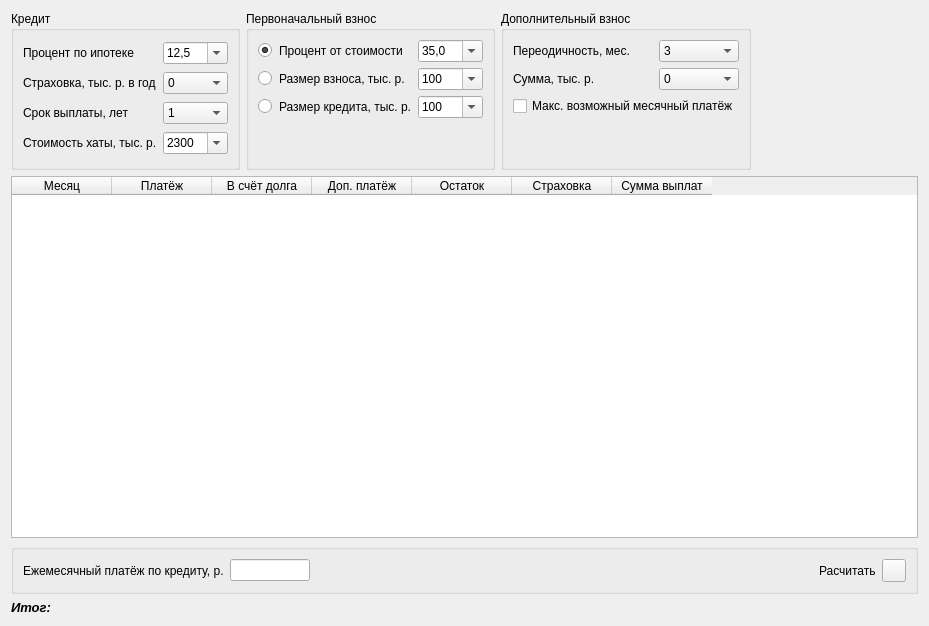
<?xml version="1.0" encoding="UTF-8"?>
<ui version="4.0">
 <class>MainWidget</class>
 <widget class="QWidget" name="MainWidget">
  <property name="geometry">
   <rect>
    <x>0</x>
    <y>0</y>
    <width>929</width>
    <height>626</height>
   </rect>
  </property>
  <property name="windowTitle">
   <string>Растчёты ипотечного кредита, тип платежа - аннуитетный!</string>
  </property>
  <layout class="QGridLayout" name="gridLayout_4">
   <item row="0" column="0">
    <widget class="QGroupBox" name="groupBox">
     <property name="title">
      <string>Кредит</string>
     </property>
     <layout class="QGridLayout" name="gridLayout">
      <item row="0" column="0">
       <widget class="QLabel" name="label_2">
        <property name="text">
         <string>Процент по ипотеке</string>
        </property>
       </widget>
      </item>
      <item row="0" column="1">
       <widget class="QComboBox" name="creditPercentComboBox">
        <property name="maximumSize">
         <size>
          <width>80</width>
          <height>16777215</height>
         </size>
        </property>
        <property name="editable">
         <bool>true</bool>
        </property>
        <property name="currentIndex">
         <number>7</number>
        </property>
        <item>
         <property name="text">
          <string>9,0</string>
         </property>
        </item>
        <item>
         <property name="text">
          <string>9,5</string>
         </property>
        </item>
        <item>
         <property name="text">
          <string>10,0</string>
         </property>
        </item>
        <item>
         <property name="text">
          <string>10,5</string>
         </property>
        </item>
        <item>
         <property name="text">
          <string>11,0</string>
         </property>
        </item>
        <item>
         <property name="text">
          <string>11,5</string>
         </property>
        </item>
        <item>
         <property name="text">
          <string>12,0</string>
         </property>
        </item>
        <item>
         <property name="text">
          <string>12,5</string>
         </property>
        </item>
        <item>
         <property name="text">
          <string>13,0</string>
         </property>
        </item>
        <item>
         <property name="text">
          <string>13,5</string>
         </property>
        </item>
        <item>
         <property name="text">
          <string>14,0</string>
         </property>
        </item>
        <item>
         <property name="text">
          <string>14,5</string>
         </property>
        </item>
        <item>
         <property name="text">
          <string>15,0</string>
         </property>
        </item>
        <item>
         <property name="text">
          <string>15,5</string>
         </property>
        </item>
       </widget>
      </item>
      <item row="3" column="0">
       <widget class="QLabel" name="label_3">
        <property name="text">
         <string>Срок выплаты, лет</string>
        </property>
       </widget>
      </item>
      <item row="3" column="1">
       <widget class="QComboBox" name="yearsComboBox">
        <property name="maximumSize">
         <size>
          <width>80</width>
          <height>16777215</height>
         </size>
        </property>
        <property name="editable">
         <bool>false</bool>
        </property>
        <property name="currentIndex">
         <number>0</number>
        </property>
        <item>
         <property name="text">
          <string>1</string>
         </property>
        </item>
        <item>
         <property name="text">
          <string>2</string>
         </property>
        </item>
        <item>
         <property name="text">
          <string>3</string>
         </property>
        </item>
        <item>
         <property name="text">
          <string>4</string>
         </property>
        </item>
        <item>
         <property name="text">
          <string>5</string>
         </property>
        </item>
        <item>
         <property name="text">
          <string>6</string>
         </property>
        </item>
        <item>
         <property name="text">
          <string>7</string>
         </property>
        </item>
        <item>
         <property name="text">
          <string>8</string>
         </property>
        </item>
        <item>
         <property name="text">
          <string>9</string>
         </property>
        </item>
        <item>
         <property name="text">
          <string>10</string>
         </property>
        </item>
        <item>
         <property name="text">
          <string>11</string>
         </property>
        </item>
        <item>
         <property name="text">
          <string>12</string>
         </property>
        </item>
        <item>
         <property name="text">
          <string>13</string>
         </property>
        </item>
        <item>
         <property name="text">
          <string>14</string>
         </property>
        </item>
        <item>
         <property name="text">
          <string>15</string>
         </property>
        </item>
        <item>
         <property name="text">
          <string>16</string>
         </property>
        </item>
        <item>
         <property name="text">
          <string>17</string>
         </property>
        </item>
        <item>
         <property name="text">
          <string>18</string>
         </property>
        </item>
        <item>
         <property name="text">
          <string>19</string>
         </property>
        </item>
        <item>
         <property name="text">
          <string>20</string>
         </property>
        </item>
        <item>
         <property name="text">
          <string>21</string>
         </property>
        </item>
        <item>
         <property name="text">
          <string>22</string>
         </property>
        </item>
        <item>
         <property name="text">
          <string>23</string>
         </property>
        </item>
        <item>
         <property name="text">
          <string>24</string>
         </property>
        </item>
        <item>
         <property name="text">
          <string>25</string>
         </property>
        </item>
        <item>
         <property name="text">
          <string>30</string>
         </property>
        </item>
        <item>
         <property name="text">
          <string>35</string>
         </property>
        </item>
        <item>
         <property name="text">
          <string>40</string>
         </property>
        </item>
        <item>
         <property name="text">
          <string>45</string>
         </property>
        </item>
        <item>
         <property name="text">
          <string>50</string>
         </property>
        </item>
        <item>
         <property name="text">
          <string>100</string>
         </property>
        </item>
       </widget>
      </item>
      <item row="4" column="0">
       <widget class="QLabel" name="label">
        <property name="text">
         <string>Стоимость хаты, тыс. р.</string>
        </property>
       </widget>
      </item>
      <item row="4" column="1">
       <widget class="QComboBox" name="priceComboBox">
        <property name="maximumSize">
         <size>
          <width>80</width>
          <height>16777215</height>
         </size>
        </property>
        <property name="editable">
         <bool>true</bool>
        </property>
        <property name="currentIndex">
         <number>5</number>
        </property>
        <item>
         <property name="text">
          <string>1500</string>
         </property>
        </item>
        <item>
         <property name="text">
          <string>1800</string>
         </property>
        </item>
        <item>
         <property name="text">
          <string>2000</string>
         </property>
        </item>
        <item>
         <property name="text">
          <string>2100</string>
         </property>
        </item>
        <item>
         <property name="text">
          <string>2200</string>
         </property>
        </item>
        <item>
         <property name="text">
          <string>2300</string>
         </property>
        </item>
        <item>
         <property name="text">
          <string>2500</string>
         </property>
        </item>
        <item>
         <property name="text">
          <string>2700</string>
         </property>
        </item>
        <item>
         <property name="text">
          <string>3000</string>
         </property>
        </item>
        <item>
         <property name="text">
          <string>3300</string>
         </property>
        </item>
        <item>
         <property name="text">
          <string>3500</string>
         </property>
        </item>
        <item>
         <property name="text">
          <string>3700</string>
         </property>
        </item>
        <item>
         <property name="text">
          <string>4000</string>
         </property>
        </item>
        <item>
         <property name="text">
          <string>4500</string>
         </property>
        </item>
        <item>
         <property name="text">
          <string>5000</string>
         </property>
        </item>
        <item>
         <property name="text">
          <string>6000</string>
         </property>
        </item>
        <item>
         <property name="text">
          <string>7000</string>
         </property>
        </item>
        <item>
         <property name="text">
          <string>8000</string>
         </property>
        </item>
        <item>
         <property name="text">
          <string>10000</string>
         </property>
        </item>
       </widget>
      </item>
      <item row="2" column="0">
       <widget class="QLabel" name="label_4">
        <property name="text">
         <string>Страховка, тыс. р. в год</string>
        </property>
       </widget>
      </item>
      <item row="2" column="1">
       <widget class="QComboBox" name="insurancePercentComboBox">
        <property name="maximumSize">
         <size>
          <width>80</width>
          <height>16777215</height>
         </size>
        </property>
        <property name="editable">
         <bool>false</bool>
        </property>
        <property name="currentIndex">
         <number>0</number>
        </property>
        <item>
         <property name="text">
          <string>0</string>
         </property>
        </item>
        <item>
         <property name="text">
          <string>1</string>
         </property>
        </item>
        <item>
         <property name="text">
          <string>2</string>
         </property>
        </item>
        <item>
         <property name="text">
          <string>3</string>
         </property>
        </item>
        <item>
         <property name="text">
          <string>4</string>
         </property>
        </item>
        <item>
         <property name="text">
          <string>5</string>
         </property>
        </item>
        <item>
         <property name="text">
          <string>6</string>
         </property>
        </item>
        <item>
         <property name="text">
          <string>7</string>
         </property>
        </item>
        <item>
         <property name="text">
          <string>8</string>
         </property>
        </item>
        <item>
         <property name="text">
          <string>9</string>
         </property>
        </item>
        <item>
         <property name="text">
          <string>10</string>
         </property>
        </item>
        <item>
         <property name="text">
          <string>12</string>
         </property>
        </item>
        <item>
         <property name="text">
          <string>15</string>
         </property>
        </item>
        <item>
         <property name="text">
          <string>20</string>
         </property>
        </item>
        <item>
         <property name="text">
          <string>30</string>
         </property>
        </item>
        <item>
         <property name="text">
          <string>40</string>
         </property>
        </item>
        <item>
         <property name="text">
          <string>50</string>
         </property>
        </item>
        <item>
         <property name="text">
          <string>60</string>
         </property>
        </item>
        <item>
         <property name="text">
          <string>70</string>
         </property>
        </item>
        <item>
         <property name="text">
          <string>100</string>
         </property>
        </item>
       </widget>
      </item>
     </layout>
    </widget>
   </item>
   <item row="0" column="2">
    <widget class="QGroupBox" name="groupBox_3">
     <property name="title">
      <string>Дополнительный взнос</string>
     </property>
     <layout class="QGridLayout" name="gridLayout_3">
      <item row="0" column="0">
       <widget class="QLabel" name="label_7">
        <property name="text">
         <string>Переодичность, мес.</string>
        </property>
       </widget>
      </item>
      <item row="0" column="1">
       <widget class="QComboBox" name="morePeriodMonthComboBox">
        <property name="maximumSize">
         <size>
          <width>80</width>
          <height>16777215</height>
         </size>
        </property>
        <property name="editable">
         <bool>false</bool>
        </property>
        <property name="currentIndex">
         <number>2</number>
        </property>
        <item>
         <property name="text">
          <string>1</string>
         </property>
        </item>
        <item>
         <property name="text">
          <string>2</string>
         </property>
        </item>
        <item>
         <property name="text">
          <string>3</string>
         </property>
        </item>
        <item>
         <property name="text">
          <string>4</string>
         </property>
        </item>
        <item>
         <property name="text">
          <string>5</string>
         </property>
        </item>
        <item>
         <property name="text">
          <string>6</string>
         </property>
        </item>
        <item>
         <property name="text">
          <string>7</string>
         </property>
        </item>
        <item>
         <property name="text">
          <string>8</string>
         </property>
        </item>
        <item>
         <property name="text">
          <string>9</string>
         </property>
        </item>
        <item>
         <property name="text">
          <string>10</string>
         </property>
        </item>
        <item>
         <property name="text">
          <string>11</string>
         </property>
        </item>
        <item>
         <property name="text">
          <string>12</string>
         </property>
        </item>
       </widget>
      </item>
      <item row="1" column="0">
       <widget class="QLabel" name="label_8">
        <property name="text">
         <string>Сумма, тыс. р.</string>
        </property>
       </widget>
      </item>
      <item row="1" column="1">
       <widget class="QComboBox" name="morePaymentSumComboBox">
        <property name="maximumSize">
         <size>
          <width>80</width>
          <height>16777215</height>
         </size>
        </property>
        <property name="editable">
         <bool>false</bool>
        </property>
        <property name="currentIndex">
         <number>0</number>
        </property>
        <item>
         <property name="text">
          <string>0</string>
         </property>
        </item>
        <item>
         <property name="text">
          <string>5</string>
         </property>
        </item>
        <item>
         <property name="text">
          <string>10</string>
         </property>
        </item>
        <item>
         <property name="text">
          <string>15</string>
         </property>
        </item>
        <item>
         <property name="text">
          <string>20</string>
         </property>
        </item>
        <item>
         <property name="text">
          <string>25</string>
         </property>
        </item>
        <item>
         <property name="text">
          <string>30</string>
         </property>
        </item>
        <item>
         <property name="text">
          <string>35</string>
         </property>
        </item>
        <item>
         <property name="text">
          <string>40</string>
         </property>
        </item>
        <item>
         <property name="text">
          <string>45</string>
         </property>
        </item>
        <item>
         <property name="text">
          <string>50</string>
         </property>
        </item>
        <item>
         <property name="text">
          <string>60</string>
         </property>
        </item>
        <item>
         <property name="text">
          <string>70</string>
         </property>
        </item>
        <item>
         <property name="text">
          <string>80</string>
         </property>
        </item>
        <item>
         <property name="text">
          <string>100</string>
         </property>
        </item>
        <item>
         <property name="text">
          <string>120</string>
         </property>
        </item>
        <item>
         <property name="text">
          <string>150</string>
         </property>
        </item>
        <item>
         <property name="text">
          <string>200</string>
         </property>
        </item>
        <item>
         <property name="text">
          <string>250</string>
         </property>
        </item>
        <item>
         <property name="text">
          <string>300</string>
         </property>
        </item>
        <item>
         <property name="text">
          <string>500</string>
         </property>
        </item>
       </widget>
      </item>
      <item row="3" column="0">
       <spacer name="verticalSpacer">
        <property name="orientation">
         <enum>Qt::Vertical</enum>
        </property>
        <property name="sizeType">
         <enum>QSizePolicy::Minimum</enum>
        </property>
        <property name="sizeHint" stdset="0">
         <size>
          <width>20</width>
          <height>40</height>
         </size>
        </property>
       </spacer>
      </item>
      <item row="2" column="0" colspan="2">
       <widget class="QCheckBox" name="maxMonthPaymentCheckBox">
        <property name="text">
         <string>Макс. возможный месячный платёж</string>
        </property>
       </widget>
      </item>
     </layout>
    </widget>
   </item>
   <item row="1" column="0" colspan="4">
    <widget class="QTableWidget" name="resultTableWidget">
     <attribute name="verticalHeaderVisible">
      <bool>false</bool>
     </attribute>
     <column>
      <property name="text">
       <string>Месяц</string>
      </property>
     </column>
     <column>
      <property name="text">
       <string>Платёж</string>
      </property>
     </column>
     <column>
      <property name="text">
       <string>В счёт долга</string>
      </property>
     </column>
     <column>
      <property name="text">
       <string>Доп. платёж</string>
      </property>
     </column>
     <column>
      <property name="text">
       <string>Остаток</string>
      </property>
     </column>
     <column>
      <property name="text">
       <string>Страховка</string>
      </property>
     </column>
     <column>
      <property name="text">
       <string>Cумма выплат</string>
      </property>
     </column>
    </widget>
   </item>
   <item row="2" column="0" colspan="4">
    <widget class="QGroupBox" name="groupBox_4">
     <property name="title">
      <string/>
     </property>
     <layout class="QHBoxLayout" name="horizontalLayout">
      <item>
       <widget class="QLabel" name="label_11">
        <property name="text">
         <string>Ежемесячный платёж по кредиту, р.</string>
        </property>
       </widget>
      </item>
      <item>
       <widget class="QLineEdit" name="paymentLineEdit">
        <property name="maximumSize">
         <size>
          <width>80</width>
          <height>16777215</height>
         </size>
        </property>
        <property name="text">
         <string/>
        </property>
        <property name="readOnly">
         <bool>true</bool>
        </property>
       </widget>
      </item>
      <item>
       <spacer name="horizontalSpacer">
        <property name="orientation">
         <enum>Qt::Horizontal</enum>
        </property>
        <property name="sizeHint" stdset="0">
         <size>
          <width>40</width>
          <height>20</height>
         </size>
        </property>
       </spacer>
      </item>
      <item>
       <widget class="QLabel" name="label_10">
        <property name="text">
         <string>Расчитать</string>
        </property>
       </widget>
      </item>
      <item>
       <widget class="QToolButton" name="calcButton">
        <property name="text">
         <string/>
        </property>
       </widget>
      </item>
     </layout>
    </widget>
   </item>
   <item row="0" column="1">
    <widget class="QGroupBox" name="groupBox_2">
     <property name="sizePolicy">
      <sizepolicy hsizetype="Expanding" vsizetype="Preferred">
       <horstretch>0</horstretch>
       <verstretch>0</verstretch>
      </sizepolicy>
     </property>
     <property name="title">
      <string>Первоначальный взнос</string>
     </property>
     <layout class="QGridLayout" name="gridLayout_2">
      <item row="0" column="3">
       <widget class="QLabel" name="label_5">
        <property name="text">
         <string>Процент от стоимости</string>
        </property>
       </widget>
      </item>
      <item row="0" column="4">
       <widget class="QComboBox" name="firsPaymentPercentComboBox">
        <property name="maximumSize">
         <size>
          <width>80</width>
          <height>16777215</height>
         </size>
        </property>
        <property name="editable">
         <bool>true</bool>
        </property>
        <property name="currentIndex">
         <number>5</number>
        </property>
        <item>
         <property name="text">
          <string>10,0</string>
         </property>
        </item>
        <item>
         <property name="text">
          <string>15,0</string>
         </property>
        </item>
        <item>
         <property name="text">
          <string>20,0</string>
         </property>
        </item>
        <item>
         <property name="text">
          <string>25,0</string>
         </property>
        </item>
        <item>
         <property name="text">
          <string>30,0</string>
         </property>
        </item>
        <item>
         <property name="text">
          <string>35,0</string>
         </property>
        </item>
        <item>
         <property name="text">
          <string>40,0</string>
         </property>
        </item>
        <item>
         <property name="text">
          <string>45,0</string>
         </property>
        </item>
        <item>
         <property name="text">
          <string>50,0</string>
         </property>
        </item>
        <item>
         <property name="text">
          <string>60,0</string>
         </property>
        </item>
        <item>
         <property name="text">
          <string>70,0</string>
         </property>
        </item>
        <item>
         <property name="text">
          <string>80,0</string>
         </property>
        </item>
       </widget>
      </item>
      <item row="1" column="3">
       <widget class="QLabel" name="label_6">
        <property name="text">
         <string>Размер взноса, тыс. р.</string>
        </property>
       </widget>
      </item>
      <item row="1" column="4">
       <widget class="QComboBox" name="firsPaymentSumComboBox">
        <property name="maximumSize">
         <size>
          <width>80</width>
          <height>16777215</height>
         </size>
        </property>
        <property name="editable">
         <bool>true</bool>
        </property>
        <property name="currentIndex">
         <number>0</number>
        </property>
        <item>
         <property name="text">
          <string>100</string>
         </property>
        </item>
        <item>
         <property name="text">
          <string>200</string>
         </property>
        </item>
        <item>
         <property name="text">
          <string>300</string>
         </property>
        </item>
        <item>
         <property name="text">
          <string>400</string>
         </property>
        </item>
        <item>
         <property name="text">
          <string>500</string>
         </property>
        </item>
        <item>
         <property name="text">
          <string>600</string>
         </property>
        </item>
        <item>
         <property name="text">
          <string>700</string>
         </property>
        </item>
        <item>
         <property name="text">
          <string>800</string>
         </property>
        </item>
        <item>
         <property name="text">
          <string>900</string>
         </property>
        </item>
        <item>
         <property name="text">
          <string>1000</string>
         </property>
        </item>
        <item>
         <property name="text">
          <string>1200</string>
         </property>
        </item>
        <item>
         <property name="text">
          <string>1500</string>
         </property>
        </item>
        <item>
         <property name="text">
          <string>2000</string>
         </property>
        </item>
        <item>
         <property name="text">
          <string>2500</string>
         </property>
        </item>
        <item>
         <property name="text">
          <string>3000</string>
         </property>
        </item>
        <item>
         <property name="text">
          <string>4000</string>
         </property>
        </item>
        <item>
         <property name="text">
          <string>5000</string>
         </property>
        </item>
        <item>
         <property name="text">
          <string>6000</string>
         </property>
        </item>
        <item>
         <property name="text">
          <string>7000</string>
         </property>
        </item>
        <item>
         <property name="text">
          <string>8000</string>
         </property>
        </item>
        <item>
         <property name="text">
          <string>10000</string>
         </property>
        </item>
       </widget>
      </item>
      <item row="2" column="3">
       <widget class="QLabel" name="label_9">
        <property name="text">
         <string>Размер кредита, тыс. р.</string>
        </property>
       </widget>
      </item>
      <item row="2" column="4">
       <widget class="QComboBox" name="creditSizeComboBox">
        <property name="maximumSize">
         <size>
          <width>80</width>
          <height>16777215</height>
         </size>
        </property>
        <property name="editable">
         <bool>true</bool>
        </property>
        <property name="currentIndex">
         <number>0</number>
        </property>
        <item>
         <property name="text">
          <string>100</string>
         </property>
        </item>
        <item>
         <property name="text">
          <string>200</string>
         </property>
        </item>
        <item>
         <property name="text">
          <string>300</string>
         </property>
        </item>
        <item>
         <property name="text">
          <string>400</string>
         </property>
        </item>
        <item>
         <property name="text">
          <string>500</string>
         </property>
        </item>
        <item>
         <property name="text">
          <string>600</string>
         </property>
        </item>
        <item>
         <property name="text">
          <string>700</string>
         </property>
        </item>
        <item>
         <property name="text">
          <string>800</string>
         </property>
        </item>
        <item>
         <property name="text">
          <string>900</string>
         </property>
        </item>
        <item>
         <property name="text">
          <string>1000</string>
         </property>
        </item>
        <item>
         <property name="text">
          <string>1200</string>
         </property>
        </item>
        <item>
         <property name="text">
          <string>1500</string>
         </property>
        </item>
        <item>
         <property name="text">
          <string>2000</string>
         </property>
        </item>
        <item>
         <property name="text">
          <string>2500</string>
         </property>
        </item>
        <item>
         <property name="text">
          <string>3000</string>
         </property>
        </item>
        <item>
         <property name="text">
          <string>4000</string>
         </property>
        </item>
        <item>
         <property name="text">
          <string>5000</string>
         </property>
        </item>
        <item>
         <property name="text">
          <string>6000</string>
         </property>
        </item>
        <item>
         <property name="text">
          <string>7000</string>
         </property>
        </item>
        <item>
         <property name="text">
          <string>8000</string>
         </property>
        </item>
        <item>
         <property name="text">
          <string>10000</string>
         </property>
        </item>
       </widget>
      </item>
      <item row="3" column="3">
       <spacer name="verticalSpacer_2">
        <property name="orientation">
         <enum>Qt::Vertical</enum>
        </property>
        <property name="sizeType">
         <enum>QSizePolicy::Preferred</enum>
        </property>
        <property name="sizeHint" stdset="0">
         <size>
          <width>20</width>
          <height>40</height>
         </size>
        </property>
       </spacer>
      </item>
      <item row="0" column="2">
       <widget class="QRadioButton" name="fpPercentRadioButton">
        <property name="sizePolicy">
         <sizepolicy hsizetype="Maximum" vsizetype="Fixed">
          <horstretch>0</horstretch>
          <verstretch>0</verstretch>
         </sizepolicy>
        </property>
        <property name="minimumSize">
         <size>
          <width>15</width>
          <height>0</height>
         </size>
        </property>
        <property name="maximumSize">
         <size>
          <width>20</width>
          <height>16777215</height>
         </size>
        </property>
        <property name="text">
         <string/>
        </property>
        <property name="checked">
         <bool>true</bool>
        </property>
       </widget>
      </item>
      <item row="1" column="2">
       <widget class="QRadioButton" name="fpSumRadioButton">
        <property name="maximumSize">
         <size>
          <width>15</width>
          <height>16777215</height>
         </size>
        </property>
        <property name="text">
         <string/>
        </property>
       </widget>
      </item>
      <item row="2" column="2">
       <widget class="QRadioButton" name="fpCreditSizeRadioButton">
        <property name="maximumSize">
         <size>
          <width>15</width>
          <height>16777215</height>
         </size>
        </property>
        <property name="text">
         <string/>
        </property>
       </widget>
      </item>
     </layout>
    </widget>
   </item>
   <item row="0" column="3">
    <spacer name="horizontalSpacer_2">
     <property name="orientation">
      <enum>Qt::Horizontal</enum>
     </property>
     <property name="sizeHint" stdset="0">
      <size>
       <width>40</width>
       <height>20</height>
      </size>
     </property>
    </spacer>
   </item>
   <item row="3" column="0" colspan="3">
    <widget class="QLabel" name="resultLabel">
     <property name="font">
      <font>
       <pointsize>10</pointsize>
       <weight>75</weight>
       <italic>true</italic>
       <bold>true</bold>
      </font>
     </property>
     <property name="text">
      <string>Итог:</string>
     </property>
    </widget>
   </item>
  </layout>
 </widget>
 <resources/>
 <connections/>
</ui>
